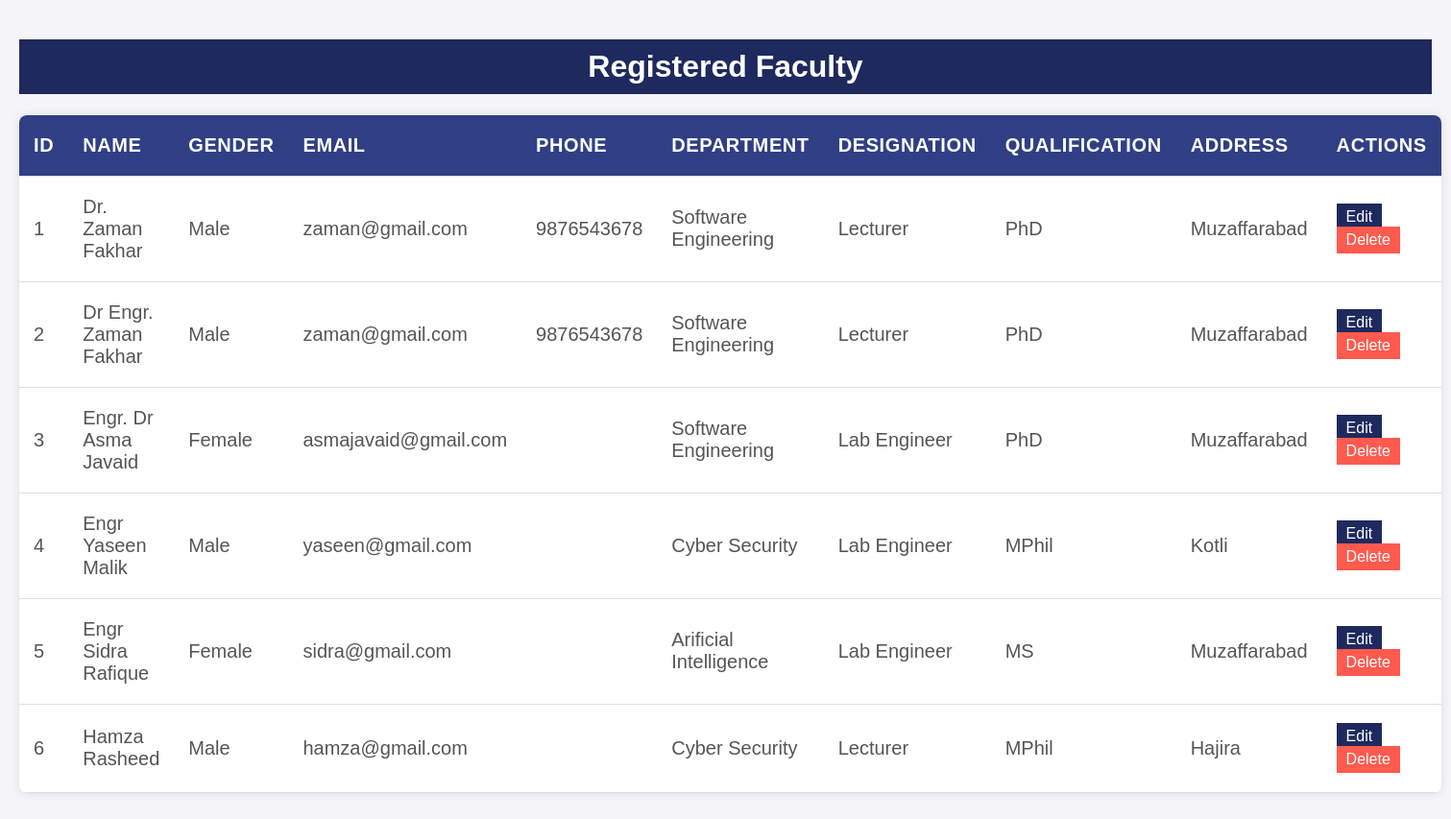
Page /view_faculty.php on the committed database.
### tables this page shows
CREATE TABLE `faculty` (
  `id` int(11) NOT NULL,
  `name` varchar(255) NOT NULL,
  `email` varchar(255) NOT NULL,
  `designation` varchar(255) NOT NULL,
  `password` varchar(255) NOT NULL,
  `department` varchar(255) NOT NULL,
  `address` varchar(255) NOT NULL,
  `gender` varchar(255) NOT NULL,
  `qualification` varchar(255) NOT NULL,
  `phone` varchar(255) NOT NULL
);

### view_faculty.php (the view, shortened to what this page needs)
<?php
$servername = "localhost";
$username = "root";
$password = "";
$dbname = "universitysystem";
$conn = mysqli_connect($servername, $username, $password, $dbname);
$edit_data = null;
$faculty_query = "SELECT id, name, email, phone, department, qualification,gender,designation, address FROM faculty";
$faculty_result = mysqli_query($conn, $faculty_query);
?>
<!DOCTYPE html>
<html lang="en">
<head>
</head>
<body>
<h1>Registered Faculty</h1>
<form method="POST" action="view_faculty.php">
    <table>
        <tr>
            <th>ID</th>
            <th>Name</th>
            <th>Gender</th>
            <th>Email</th>
            <th>Phone</th>
            <th>Department</th>
            <th>Designation</th>
            <th>Qualification</th>
            <th>Address</th>
            <th>Actions</th>
        </tr>
        <?php
        if (mysqli_num_rows($faculty_result) > 0) {
            while ($row = mysqli_fetch_assoc($faculty_result)) {
                echo "<tr>";
                echo "<td>" . $row['id'] . "</td>";
                echo "<td>";
                if (isset($edit_data) && $edit_data['id'] == $row['id']) {
                    echo "<input type='text' name='name' value='" . $edit_data['name'] . "' required>";
                } else {
                    echo $row['name'];
                }
                echo "</td>";
                echo "<td>";
                if (isset($edit_data) && $edit_data['id'] == $row['id']) {
                    echo "<input type='text' name='gender' value='" . $edit_data['gender'] . "' required>";
                } else {
                    echo $row['gender'];
                }
                echo "</td>";
                echo "<td>";
                if (isset($edit_data) && $edit_data['id'] == $row['id']) {
                    echo "<input type='email' name='email' value='" . $edit_data['email'] . "' required>";
                } else {
                    echo $row['email'];
                }
                echo "</td>";
                echo "<td>";
                if (isset($edit_data) && $edit_data['id'] == $row['id']) {
                    echo "<input type='text' name='phone' value='" . $edit_data['phone'] . "' required>";
                } else {
                    echo $row['phone'];
                }
                echo "</td>";
                echo "<td>";
                if (isset($edit_data) && $edit_data['id'] == $row['id']) {
                    echo "<input type='text' name='department' value='" . $edit_data['department'] . "' required>";
                } else {
                    echo $row['department'];
                }
                echo "</td>";
                echo "<td>";
                if (isset($edit_data) && $edit_data['id'] == $row['id']) {
                    echo "<input type='text' name='designation' value='" . $edit_data['designation'] . "' required>";
                } else {
                    echo $row['designation'];
                }
                echo "</td>";
                echo "<td>";
                if (isset($edit_data) && $edit_data['id'] == $row['id']) {
                    echo "<input type='text' name='qualification' value='" . $edit_data['qualification'] . "' required>";
                } else {
                    echo $row['qualification'];
                }
                echo "</td>";
                echo "<td>";
                if (isset($edit_data) && $edit_data['id'] == $row['id']) {
                    echo "<input type='text' name='address' value='" . $edit_data['address'] . "' required>";
                } else {
                    echo $row['address'];
                }
                echo "</td>";
                echo "<td>";
                if (isset($edit_data) && $edit_data['id'] == $row['id']) {
                    echo "<input type='hidden' name='id' value='" . $row['id'] . "'>";
                    echo "<input type='submit' name='update' value='Update' class='button edit'>";
                } else {
                    echo "<form method='POST' action='view_faculty.php' style='display:inline;'>";
                    echo "<a href='view_faculty.php?edit_id=" . $row['id'] . "' class='button'>Edit</a>";
                    echo "<input type='submit' name='delete' value='Delete' class='button dlt' onclick='return confirm(\"Are you sure you want to delete this record?\");'>";
                    echo "</form>";
                }
                echo "</td>";
                echo "</tr>";
            }
        } else {
            echo "<tr><td colspan='8'>No faculty members registered.</td></tr>";
        }
        ?>
    </table>
</form>
</body>
</html>

### view_faculty.php (style rules this page uses)
body { font-family: Arial, sans-serif; background-color: #f4f4f9; margin: 0; padding: 20px; }
h1 { text-align: center; color: white; background: #1E2A5E; padding: 10px 0; }
table { width: 100%; border-collapse: collapse; margin: 20px 0; background-color: #fff; box-shadow: 0 0 10px rgba(0, 0, 0, 0.1); border-radius: 8px; overflow: hidden; font-size: 20px; }
table th, table td { padding: 20px 15px; text-align: left; border-bottom: 1px solid #ddd; }
table th { background-color: #303f84; color: white; text-transform: uppercase; letter-spacing: 0.03em; }
table td { color: #555; }
.button { background-color: #1E2A5E; color: white; border: none; padding: 5px 10px; cursor: pointer; font-size: 16px; margin-right: 10px; }
.button.dlt { background-color: #ff5a4e; }
a { text-decoration: none; margin-right: 5px; }

### rows in the picture
faculty: id "1", name "Dr. Zaman Fakhar", gender "Male", email "zaman@gmail.com", phone "9876543678", department "Software Engineering", designation "Lecturer", qualification "PhD", address "Muzaffarabad"
faculty: id "2", name "Dr Engr. Zaman Fakhar", gender "Male", email "zaman@gmail.com", phone "9876543678", department "Software Engineering", designation "Lecturer", qualification "PhD", address "Muzaffarabad"
faculty: id "3", name "Engr. Dr Asma Javaid", gender "Female", email "asmajavaid@gmail.com", department "Software Engineering", designation "Lab Engineer", qualification "PhD", address "Muzaffarabad"
faculty: id "4", name "Engr Yaseen Malik", gender "Male", email "yaseen@gmail.com", department "Cyber Security", designation "Lab Engineer", qualification "MPhil", address "Kotli"
faculty: id "5", name "Engr Sidra Rafique", gender "Female", email "sidra@gmail.com", department "Arificial Intelligence", designation "Lab Engineer", qualification "MS", address "Muzaffarabad"
faculty: id "6", name "Hamza Rasheed", gender "Male", email "hamza@gmail.com", department "Cyber Security", designation "Lecturer", qualification "MPhil", address "Hajira"
